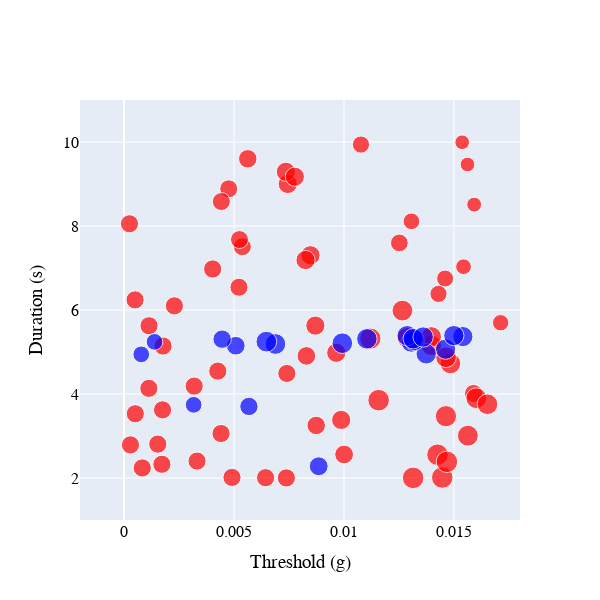

Here is the notebook cell this chart was saved with:
### Code cell
import plotly.graph_objects as go

# Font customization variables - modify as desired
font_family = "Times New Roman"
font_size = 16          # Font size
font_color = "black"    # Font color

# Create figure object
fig = go.Figure()

# Add first dataset R_PRE (red)
# Use the last column of R_PRE for marker sizes
fig.add_trace(go.Scatter(
    x=R_PRE[:, 0],       # x-axis: threshold (first column)
    y=R_PRE[:, 1],       # y-axis: duration (second column)
    mode='markers',      # markers only
    marker=dict(
        size=R_PRE[:, 2]*20,   # marker size based on the last column values of R_PRE
        color='red'          # red color
    ),
    name='R_PRE'
))

# Add second dataset R_ONB (blue)
# Use the last column of R_ONB for marker sizes
fig.add_trace(go.Scatter(
    x=R_ONB[:, 0],       # x-axis: threshold (first column)
    y=R_ONB[:, 1],       # y-axis: duration (second column)
    mode='markers',      # markers only
    marker=dict(
        size=R_ONB[:, 2]*20,   # marker size based on the last column values of R_ONB
        color='blue'          # blue color
    ),
    name='R_ONB'
))

# Update overall layout: set font, square canvas, axis labels, and cancel legend display
fig.update_layout(
    font=dict(
        family=font_family,
        size=font_size,
        color=font_color
    ),
    width=600,
    height=600,
    showlegend=False,          # Hide legend
    xaxis_title="Threshold (g)",   # x-axis label with unit g
    yaxis_title="Duration (s)"       # y-axis label with unit s
)

# Update x-axis range and tick font
fig.update_xaxes(
    range=[-0.002, 0.018],
    tickfont=dict(family=font_family, size=font_size, color=font_color)
)

# Update y-axis range and tick font
fig.update_yaxes(
    range=[1, 11],
    tickfont=dict(family=font_family, size=font_size, color=font_color)
)

# Show plot
fig.show()

### Figure 1 — Plotly figure (JSON) as saved in the notebook; plotly's stock layout.template omitted (floating-point values rounded to 4 significant figures)
{"data": [{"marker": {"color": "red", "size": [18.15, 18.15, 18.06, 16.64, 17.19, 20.84, 21.28, 18.15, 18.15, 18.15, 18.15, 18.15, 20.6, 17.98, 19.17, 19.28, 18.15, 14.62, 18.15, 19.29, 18.21, 17.99, 18.15, 18.02, 18.12, 20.4, 18.15, 19.16, 18.12, 14.69, 16.98, 18.57, 20.73, 17.99, 21.5, 21.5, 20.7, 21.56, 18.15, 18.43, 14.85, 18.74, 18.19, 18.21, 16.36, 19.21, 18.15, 19.15, 21.53, 20.77, 21.24, 18.15, 18.15, 17.69, 19.18, 21.5, 17.14, 20.64, 19.17, 18.15, 15.7, 20.4, 20.67, 18.47, 18.21]}, "mode": "markers", "name": "R_PRE", "type": "scatter", "x": [0.00083, 0.002289, 0.005226, 0.01307, 0.01077, 0.01563, 0.0112, 0.003321, 0.0002483, 0.001535, 0.001752, 0.004412, 0.01484, 0.00476, 0.007444, 0.008476, 0.00319, 0.01561, 0.001138, 0.009648, 0.00403, 0.005379, 0.004909, 0.004424, 0.007403, 0.01397, 0.0005135, 0.008698, 0.01589, 0.01537, 0.0146, 0.008291, 0.01265, 0.00525, 0.01447, 0.01425, 0.01289, 0.01314, 0.000503, 0.008737, 0.01592, 0.01001, 0.004263, 0.006435, 0.01712, 0.008252, 0.001774, 0.007358, 0.01157, 0.01602, 0.01463, 0.00113, 0.0002924, 0.01252, 0.009872, 0.01468, 0.0143, 0.01652, 0.007765, 0.001722, 0.01543, 0.01397, 0.01464, 0.005625, 0.007379], "y": [2.24, 6.099, 6.541, 8.112, 9.939, 3.007, 5.319, 2.403, 8.053, 2.807, 3.623, 3.06, 4.727, 8.885, 9.002, 7.302, 4.188, 9.465, 5.626, 4.982, 6.977, 7.507, 2.014, 8.582, 4.49, 5.157, 3.53, 5.628, 4.012, 9.994, 6.749, 4.907, 5.986, 7.677, 2.011, 2.555, 5.336, 2.003, 6.241, 3.251, 8.509, 2.56, 4.545, 2.007, 5.696, 7.19, 5.142, 9.291, 3.853, 3.9, 3.472, 4.135, 2.788, 7.597, 3.383, 2.385, 6.384, 3.756, 9.173, 2.327, 7.031, 5.361, 4.875, 9.599, 2.002]}, {"marker": {"color": "blue", "size": [20.72, 20.32, 18.68, 18.3, 20.4, 20.6, 16.65, 20.39, 16.7, 18.85, 16.7, 20.39, 20.39, 20.24, 20.38, 20.52, 18.42, 20.35, 20.26, 20.7]}, "mode": "markers", "name": "R_ONB", "type": "scatter", "x": [0.006883, 0.01462, 0.005082, 0.005679, 0.01306, 0.009924, 0.001388, 0.01374, 0.0007844, 0.00885, 0.003166, 0.01319, 0.01287, 0.0154, 0.01315, 0.01104, 0.004461, 0.0136, 0.01499, 0.006472], "y": [5.19, 5.067, 5.149, 3.704, 5.235, 5.21, 5.241, 4.957, 4.943, 2.279, 3.742, 5.274, 5.388, 5.367, 5.316, 5.312, 5.306, 5.356, 5.39, 5.246]}], "layout": {"font": {"color": "black", "family": "Times New Roman", "size": 16}, "height": 600, "showlegend": false, "width": 600, "xaxis": {"range": [-0.002, 0.018], "tickfont": {"color": "black", "family": "Times New Roman", "size": 16}, "title": {"text": "Threshold (g)"}}, "yaxis": {"range": [1, 11], "tickfont": {"color": "black", "family": "Times New Roman", "size": 16}, "title": {"text": "Duration (s)"}}}}
